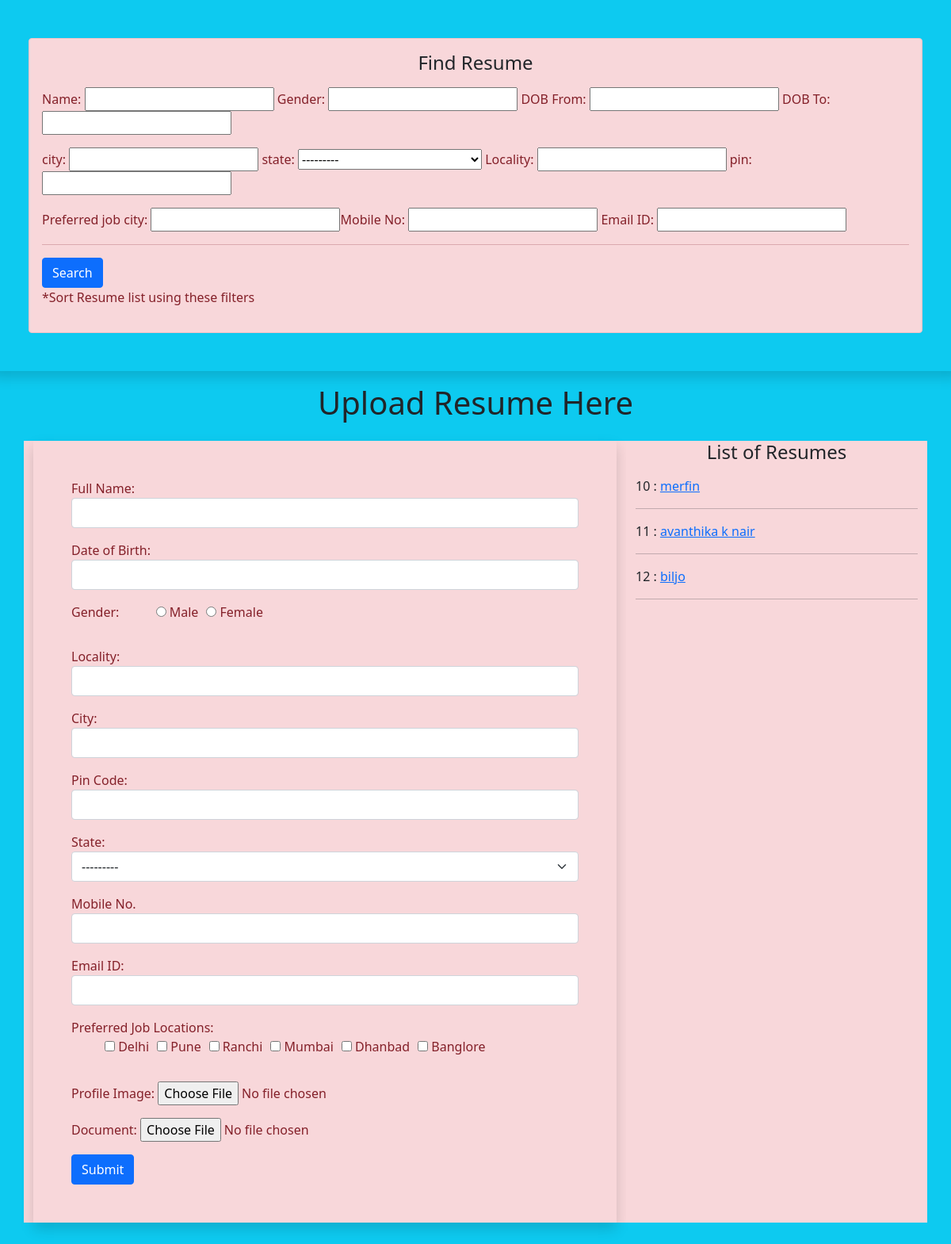
The page / on the database its author committed.
### firstapp/models.py (models this page shows)
class Resume(models.Model):
 name = models.CharField(max_length=100)
 dob = models.DateField(auto_now=False, auto_now_add=False)
 gender = models.CharField(max_length=100)
 locality = models.CharField(max_length=100)
 city = models.CharField(max_length=100)
 pin = models.PositiveIntegerField()
 state = models.CharField(choices=STATE_CHOICE, max_length=50)
 mobile = models.PositiveIntegerField()
 email = models.EmailField()
 job_city = models.CharField(max_length=50)
 profile_image = models.ImageField(upload_to='profileimg', blank=True)
 my_file = models.FileField(upload_to='doc', blank=True)

### firstapp/views.py (the view, shortened to what this page needs)
# urls.py: path('', views.IndexView.as_view(), name="index"),
class IndexView(View):
 def get(self, request):
  form = ResumeForm()
  candidates = Resume.objects.all()
  myFilter = ResumeFilter(request.GET, queryset=candidates)
  candidates = myFilter.qs
  return render(request, 'index.html',{'candidates':candidates, 'form':form, 'myFilter':myFilter})

### firstapp/forms.py
class ResumeForm(forms.ModelForm):
 gender = forms.ChoiceField(choices=GENDER_CHOICES, widget=forms.RadioSelect)
 job_city = forms.MultipleChoiceField(label='Preferred Job Locations', choices=JOB_CITY_CHOICE, widget=forms.CheckboxSelectMultiple)
 class Meta:
  model = Resume
  fields = ['name', 'dob', 'gender', 'locality', 'city', 'pin', 'state', 'mobile', 'email', 'job_city', 'profile_image', 'my_file']
  labels = {'name':'Full Name', 'dob': 'Date of Birth', 'pin':'Pin Code', 'mobile':'Mobile No.', 'email':'Email ID', 'profile_image':'Profile Image', 'my_file':'Document'}
  widgets = {
   'name':forms.TextInput(attrs={'class':'form-control'}),
   'dob':forms.DateInput(attrs={'class':'form-control', 'id':'datepicker'}),
   'locality':forms.TextInput(attrs={'class':'form-control'}),
   'city':forms.TextInput(attrs={'class':'form-control'}),
   'pin':forms.NumberInput(attrs={'class':'form-control'}),
   'state':forms.Select(attrs={'class':'form-select'}),
   'mobile':forms.NumberInput(attrs={'class':'form-control'}),
   'email':forms.EmailInput(attrs={'class':'form-control'}),
  }

### firstapp/templates/index.html (shortened to what this page needs)
<!DOCTYPE html>
{% load static %}
<html lang="en">
<head>
    <link href="https://cdn.jsdelivr.net/npm/bootstrap@5.0.0-beta2/dist/css/bootstrap.min.css" rel="stylesheet">
    <link rel="stylesheet" href="//code.jquery.com/ui/1.12.1/themes/base/jquery-ui.css">
    <link rel="stylesheet" href="{% static 'firstapp/css/style.css' %}">
</head>
<body class="bg-info">
    <div class= "row">
      <div class="col shadow p-5">
        <div class="card card-body alert-danger">
          <h4 class="text-center mb-3 text-dark">Find Resume</h4>
            <form action="" method="GET">
              <div class="form-group ">
              <p>Name: {{myFilter.form.name}} Gender: {{myFilter.form.gender}} DOB From: {{myFilter.form.start_date}}
                DOB To: {{myFilter.form.end_date}}
              </p>
              <p>city: {{myFilter.form.city}} state: {{myFilter.form.state}} Locality: {{myFilter.form.locality}} pin: {{myFilter.form.pin}}</p>
              <p>Preferred job city: {{myFilter.form.job_city}}Mobile No: {{myFilter.form.mobile}} Email ID: {{myFilter.form.email}}</p>
              <hr>
              <button class="btn btn-primary" type="submit">Search</button>
              <p>*Sort Resume list using these filters</p>
              </div>
            </form>
        </div>
      </div>
    </div>
    <div class="container mb-5">
        <h1 class=" text-center p-3 text-dark">Upload Resume Here</h1>
        <div class="row">
         <div class="col-sm-8 alert-danger">
          <form action="" method="post" enctype="multipart/form-data" class="shadow p-5">
           {% for i in form %}
             <div class="form-group mb-3">
             {{i.label_tag}} {{i}} <small class="text-danger">{{i.errors|striptags}}</small>
             </div>
           {% endfor %}
           <input type="submit" value="Submit" class="btn btn-primary">
          </form>
         </div>
         <div class="col-sm-4 alert-danger text-dark ">
            <h4 class="text-center mb-3 ">List of Resumes</h4>
            {% for candidate in candidates %}
             {{candidate.id}} : <a href="{% url 'candidate' candidate.id %}">{{candidate.name}}</a>
             <hr>
            {% endfor %}
         </div>
        </div>
       </div>
</body>
</html>

### firstapp/static/firstapp/css/style.css (style rules this page uses)
#id_gender, #id_job_city { list-style-type: none; display: inline-flex; }
#id_gender > li { padding-left: 10px; }
#id_job_city > li { padding-left: 10px; }

### rows shown on the page
Resume: id "10", name "merfin"
Resume: id "11", name "avanthika k nair"
Resume: id "12", name "biljo"

### other values the page prints
{{ i.label_tag }} "Full Name:" "Date of Birth:" "Gender:" "Locality:" "City:" "Pin Code:" "State:" "Mobile No." "Email ID:" "Preferred Job Locations:" "Profile Image:" "Document:"
